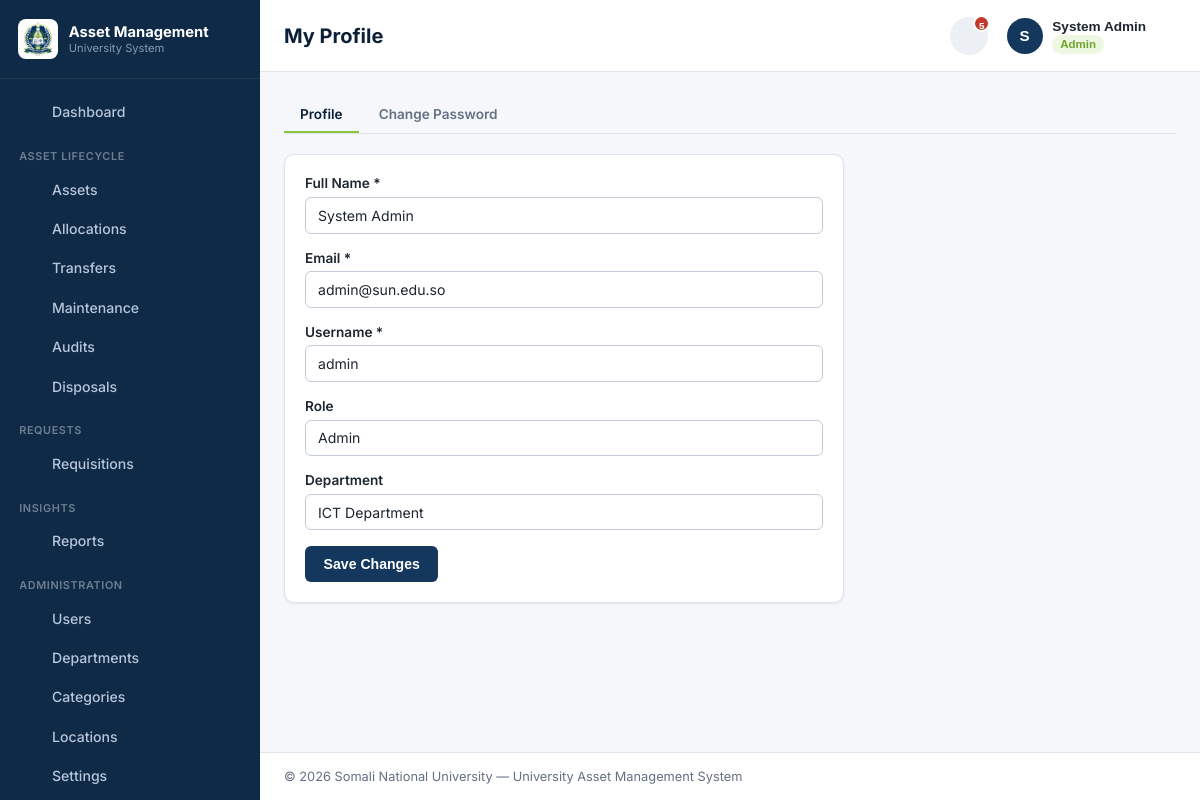
The app's page /modules/profile/index.php (signed in) with its own data.
### tables this page shows
CREATE TABLE users (
    user_id        INT AUTO_INCREMENT PRIMARY KEY,
    name           VARCHAR(100) NOT NULL,
    email          VARCHAR(150) NOT NULL UNIQUE,
    username       VARCHAR(50) NOT NULL UNIQUE,
    password       VARCHAR(255) NOT NULL,
    role_id        INT NOT NULL,
    department_id  INT NULL,
    status         ENUM('active','inactive') NOT NULL DEFAULT 'active',
    created_at     TIMESTAMP NOT NULL DEFAULT CURRENT_TIMESTAMP,
    updated_at     TIMESTAMP NOT NULL DEFAULT CURRENT_TIMESTAMP ON UPDATE CURRENT_TIMESTAMP,
    CONSTRAINT fk_users_role FOREIGN KEY (role_id) REFERENCES roles(role_id)
        ON UPDATE CASCADE ON DELETE RESTRICT,
    CONSTRAINT fk_users_department FOREIGN KEY (department_id) REFERENCES departments(department_id)
        ON UPDATE CASCADE ON DELETE SET NULL
);

### includes/i18n.php (called while the page is built, shortened)
<?php
function activeLanguage(): string
{
    return $GLOBALS['__lang'] ?? 'en';
}
function t(string $key): string
{
    static $strings = null;
    if ($strings === null) {
        $strings = require __DIR__ . '/i18n_strings.php';
    }
    $lang = activeLanguage();
    return $strings[$key][$lang] ?? $strings[$key]['en'] ?? $key;
}

### includes/bootstrap.php (called while the page is built, shortened)
<?php
require_once __DIR__ . '/../config/database.php';
require_once __DIR__ . '/auth.php';
require_once __DIR__ . '/functions.php';
require_once __DIR__ . '/i18n.php';
setActiveLanguage(getSetting($pdo, 'language', 'en'));

### includes/auth.php (called while the page is built, shortened)
<?php
function isLoggedIn(): bool
{
    return !empty($_SESSION['user_id']);
}
function currentUser(): ?array
{
    return [
        'user_id'        => $_SESSION['user_id'],
        'name'            => $_SESSION['name'],
        'email'            => $_SESSION['email'],
        'username'          => $_SESSION['username'] ?? null,
        'role_id'          => $_SESSION['role_id'],
        'role_name'         => $_SESSION['role_name'],
        'department_id'      => $_SESSION['department_id'],
        'department_name'     => $_SESSION['department_name'],
    ];
}
function hasRole(array $roles): bool
{
    return isLoggedIn() && in_array($_SESSION['role_name'], $roles, true);
}

### modules/profile/index.php (the view, shortened to what this page needs)
<?php
require_once __DIR__ . '/../../includes/bootstrap.php';
$userId = (int) $_SESSION['user_id'];
$stmt = $pdo->prepare('SELECT * FROM users WHERE user_id = :id');
$stmt->execute(['id' => $userId]);
$pageTitle  = 'My Profile';
include __DIR__ . '/../../includes/layout/header.php';
?>
<div class="tabs">
    <div class="tab-link active" data-tab="tab-profile">Profile</div>
    <div class="tab-link" data-tab="tab-password">Change Password</div>
</div>
<div id="tab-profile" class="tab-panel active">
    <div class="card" style="max-width:560px;">
        <form method="post" action="" novalidate>
            <div class="form-group"><label for="name">Full Name *</label><input type="text" id="name" name="name" required value="<?= e($user['name']) ?>"></div>
            <div class="form-group"><label for="email">Email *</label><input type="email" id="email" name="email" required value="<?= e($user['email']) ?>"></div>
            <div class="form-group"><label for="username">Username *</label><input type="text" id="username" name="username" required minlength="3" maxlength="50" value="<?= e($user['username']) ?>"></div>
            <div class="form-group"><label>Role</label><input type="text" value="<?= e($_SESSION['role_name']) ?>" disabled></div>
            <div class="form-group"><label>Department</label><input type="text" value="<?= e($_SESSION['department_name'] ?? 'N/A') ?>" disabled></div>
            <button type="submit" class="btn btn-primary">Save Changes</button>
        </form>
    </div>
</div>
<?php include __DIR__ . '/../../includes/layout/footer.php'; ?>

### includes/layout/header.php (shortened to what this page needs)
<?php
$pageTitle  = $pageTitle ?? APP_NAME;
$user       = currentUser();
$theme      = isset($pdo) ? getSetting($pdo, 'theme', 'light') : 'light';
$pendingAlerts = isset($pdo) ? getPendingAlerts($pdo) : [];
$pendingAlertTotal = array_sum(array_column($pendingAlerts, 'count'));
?>
<!DOCTYPE html>
<html lang="<?= e(activeLanguage()) ?>">
<head>
<link rel="stylesheet" href="<?= APP_URL ?>/static/css/style.css?v=<?= filemtime(APP_ROOT . '/static/css/style.css') ?>">
</head>
<body class="theme-<?= e($theme) ?>">
<div class="app-shell">
    <?php include __DIR__ . '/sidebar.php'; ?>
    <div class="app-main">
        <header class="topbar">
            <h1 class="page-title"><?= e($pageTitle) ?></h1>
            <div class="topbar-user">
                <div class="topbar-dropdown">
                    <button type="button" class="topbar-bell" aria-label="<?= e(t('topbar.notifications')) ?>" data-dropdown-toggle="alertsMenu">
                        <?= icon('bell') ?>
                        <?php if ($pendingAlertTotal > 0): ?><span class="topbar-bell-badge"><?= $pendingAlertTotal > 9 ? '9+' : $pendingAlertTotal ?></span><?php endif; ?>
                    </button>
                </div>
                <div class="topbar-dropdown">
                    <button type="button" class="topbar-user-btn" data-dropdown-toggle="userMenu">
                        <span class="topbar-avatar"><?= e(mb_strtoupper(mb_substr($user['name'] ?? 'A', 0, 1))) ?></span>
                        <span class="topbar-user-info">
                            <span class="topbar-user-name"><?= e($user['name'] ?? 'Account') ?></span>
                            <span class="topbar-role"><?= e($user['role_name'] ?? '') ?></span>
                        </span>
                        <span class="caret"><?= icon('chevron-down') ?></span>
                    </button>
                </div>
            </div>
        </header>
        <main class="content">

### records on screen
users: name "S", name "System Admin", email "admin@sun.edu.so", username "admin"

### other values on screen
t('brand.title') "Asset Management"
t('brand.subtitle') "University System"
$label "Dashboard Assets Allocations Transfers Maintenance Audits Disposals Requisitions Reports Users Departments Categories Locations Settings"
t('nav.section.assets') "ASSET LIFECYCLE"
t('nav.section.requests') "REQUESTS"
t('nav.section.insights') "INSIGHTS"
t('nav.section.admin') "ADMINISTRATION"
$pageTitle "My Profile"
$pendingAlertTotal "5"
$user['role_name'] "Admin"
$uniName "Somali National University"
t('footer.system_name') "University Asset Management System"
